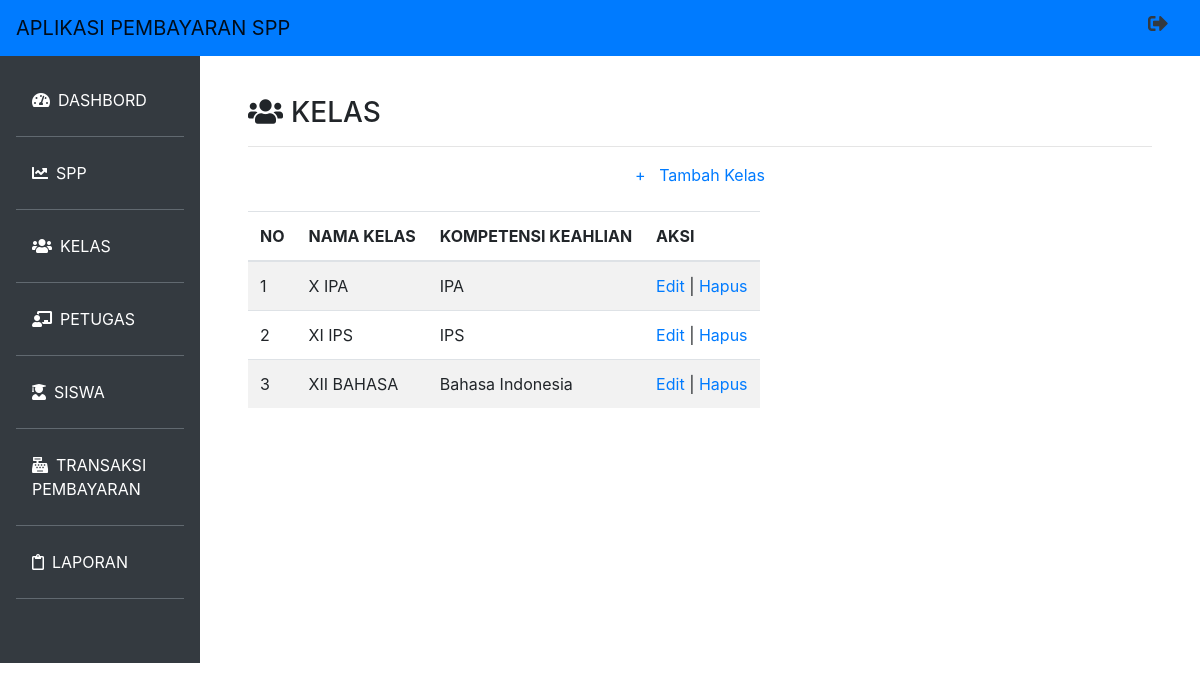
The page /kelas.php on the database as committed earlier.
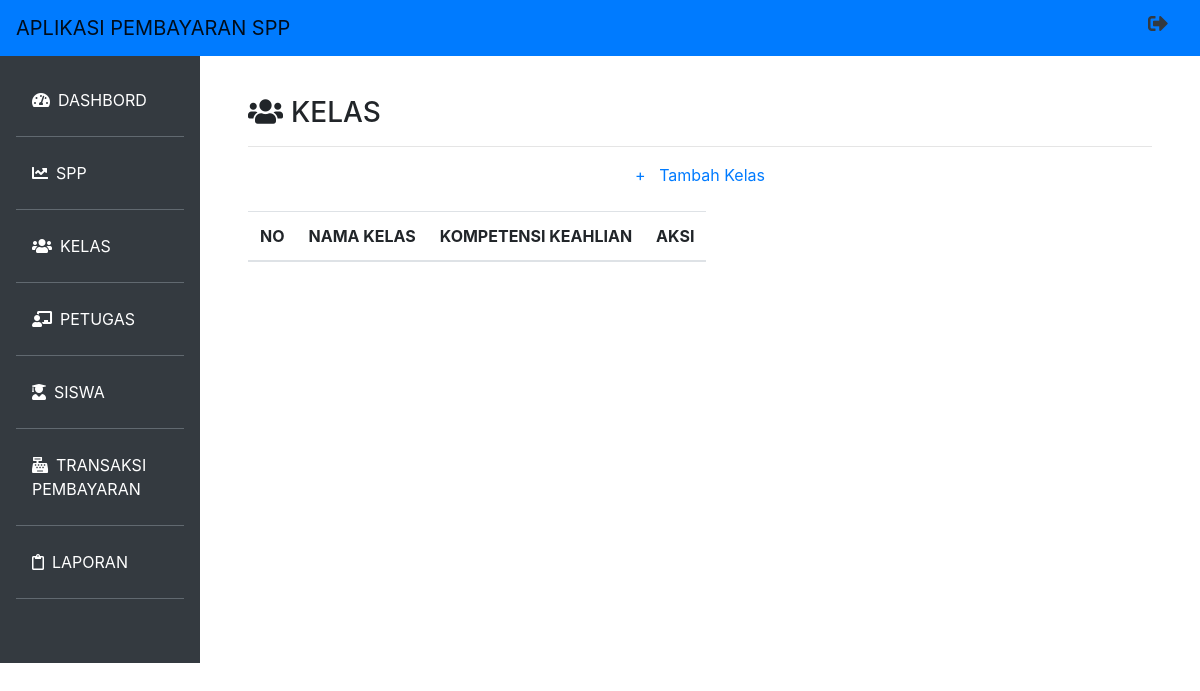
The same page on the database as committed later.
### tables this page shows
CREATE TABLE `kelas` (
  `id_kelas` int(11) NOT NULL,
  `nama_kelas` varchar(10) NOT NULL,
  `kompetensi_keahlian` varchar(50) NOT NULL
);

### kelas.php (the view, shortened to what this page needs)
<?php
  include('koneksi.php');
?>
<!doctype html>
<html lang="en">
  <head>
    <link rel="stylesheet" href="https://maxcdn.bootstrapcdn.com/bootstrap/4.0.0/css/bootstrap.min.css">
    <link rel="stylesheet" type="text/css" href="indexstyle.css">
    <link rel="stylesheet" type="text/css" href="fontawesome/css/all.min.css">
  </head>
  <body>
    <nav class="navbar navbar-expand-lg navbar-light bg-primary fixed-top">
          <a class="navbar-brand" href="#">APLIKASI PEMBAYARAN SPP</a>
              <div class="icon ml-auto">
               <h5>
                  <a href="logout.php" class="text-dark"><i class="fas fa-sign-out-alt mr-3 " data-toggle="tooltip" title="Sign Out"></i></a>
                </h5>
              </div>
        </nav>
     <div class="row no-gutters mt-5">
         <div class="col-md-2 bg-dark mt-2 pr-3 pt-4 ">
            <ul class="nav flex-column ml-3 mb-5">
                  <li class="nav-item">
                    <a class="nav-link active text-white" href="header.php"><i class="fas fa-tachometer-alt mr-2"></i>DASHBORD</a><hr class="bg-secondary">
                  </li>
                  <li class="nav-item">
                    <a class="nav-link active text-white" href="spp.php"><i class="fas fa-chart-line mr-2"></i>SPP</a><hr class="bg-secondary">
                  </li>
                  <li class="nav-item">
                    <a class="nav-link text-white" href="kelas.php"><i class="fas fa-users mr-2"></i>KELAS</a><hr class="bg-secondary">
                  </li>
                  <li class="nav-item">
                    <a class="nav-link text-white" href="petugas.php"><i class="fas fa-chalkboard-teacher mr-2"></i>PETUGAS</a><hr class="bg-secondary">
                  </li>
                  <li class="nav-item">
                    <a class="nav-link text-white" href="siswa.php"><i class="fas fa-user-graduate mr-2"></i>SISWA</a><hr class="bg-secondary">
                  </li>
                  <li class="nav-item">
                    <a class="nav-link text-white" href="transaksi.php"><i class="fas fa-cash-register mr-2"></i>TRANSAKSI PEMBAYARAN</a><hr class="bg-secondary">
                  </li>
                  <li class="nav-item">
                    <a class="nav-link text-white" href="laporan.php"><i class="far fa-clipboard mr-2"></i>LAPORAN</a><hr class="bg-secondary">
                  </li>
                </ul>
        </div>
          <div class="col-md-10 p-5 pt-4">
            <h3><i class="fas fa-users mr-2"></i>KELAS</h3><hr>
              <center><a href="tambah_kelas.php">+ &nbsp; Tambah Kelas</a><center>
    <br/>
    <table class="table table-striped table-responsive">
  <thead>
    <tr>
      <th scope="col">NO</th>
      <th scope="col">NAMA KELAS</th>
      <th scope="col">KOMPETENSI KEAHLIAN</th>
      <th scope="col">AKSI</th>
    </tr>
  </thead>
  <tbody>
    <tbody>
      <?php
      $query = "SELECT * FROM kelas ORDER BY id_kelas ASC";
      $result = mysqli_query($koneksi, $query);
      $no = 1;
      while($row = mysqli_fetch_assoc($result))
      {
      ?>
       <tr>
          <td><?php echo $no; ?></td>
          <td><?php echo $row['nama_kelas']; ?></td>
          <td><?php echo substr($row['kompetensi_keahlian'], 0, 20); ?></td>
          <td>
              <a href="edit_kelas.php?id=<?php echo $row['id_kelas']; ?>">Edit</a> |
              <a href="proses_hapuskelas.php?id=<?php echo $row['id_kelas']; ?>" onClick="return confirm('Anda yakin akan menghapus data ini?')">Hapus</a>
          </td>
      </tr>
      <?php
        $no++;
      }
      ?>
    </tbody>
    </table>
      </div>
      </div>
  </body>
</html>

Rows that differ between the two databases and show on the page:
removed kelas: nama_kelas "X IPA", kompetensi_keahlian "IPA"
removed kelas: nama_kelas "XI IPS", kompetensi_keahlian "IPS"
removed kelas: nama_kelas "XII BAHASA", kompetensi_keahlian "Bahasa Indonesia"
